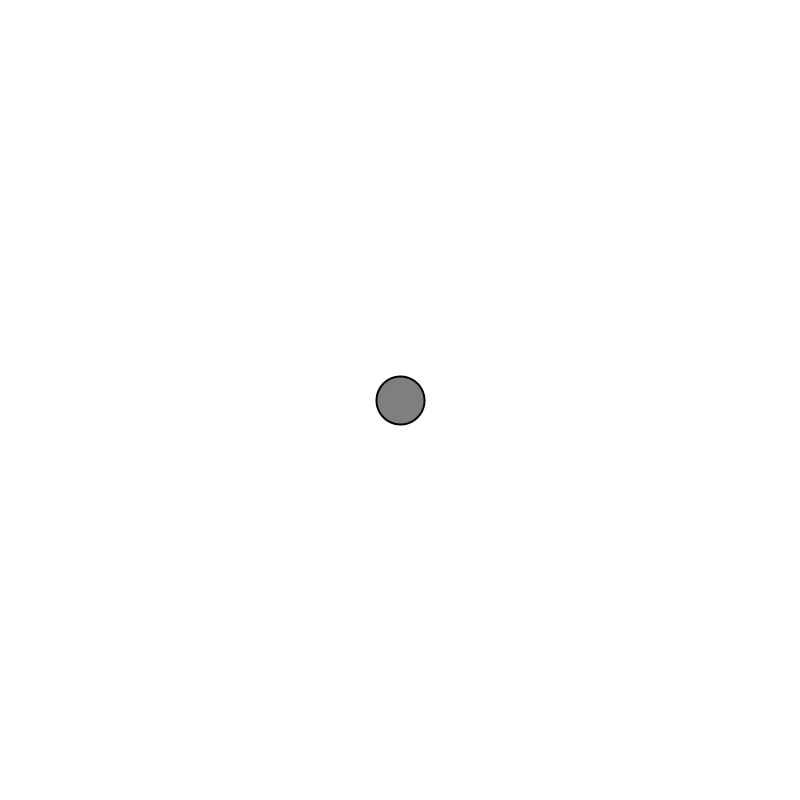
Frame 1 (no input)
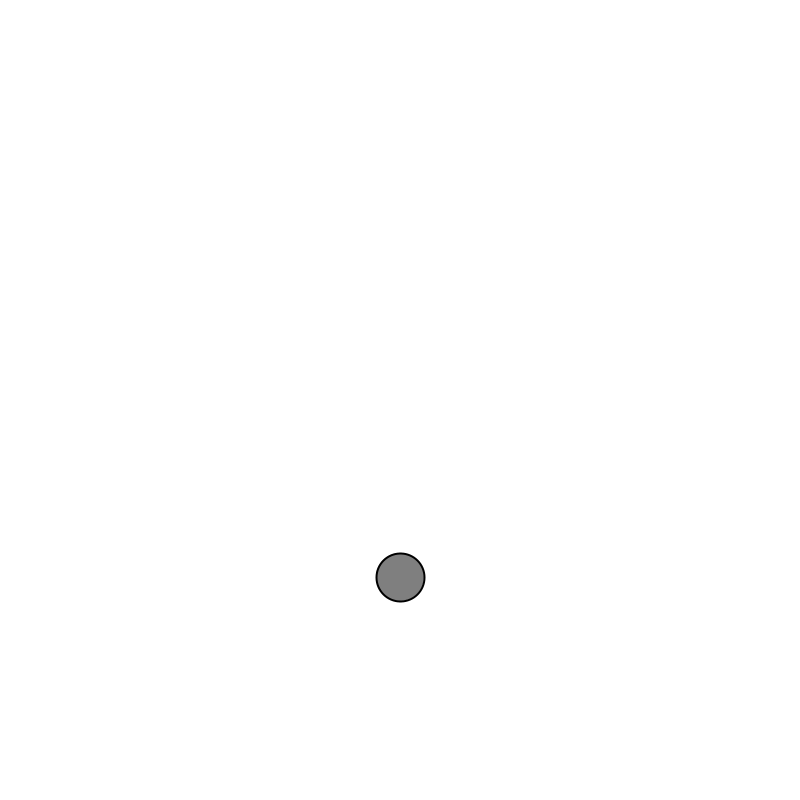
Frame 60 (the mouse pressed at the canvas centre just before this capture)
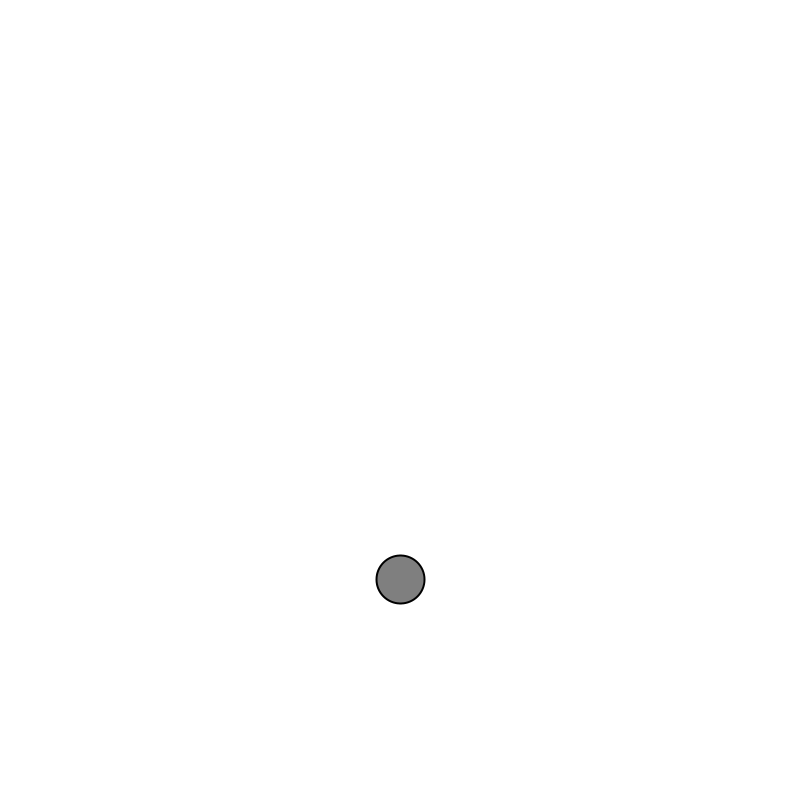
Frame 120 (the mouse held since frame 60 and released just before this capture)

The Processing sketch that drew these frames (run headless with seeded random() and noise(); from frame 60 on, the mouse is pressed at the canvas centre):

// Processing sketch: Newton_second_law
// ── Newton_second_law.pde
class Mover {

  PVector position;
  PVector velocity;
  PVector acceleration;
  float mass;

  Mover() {
    position = new PVector(width/2,height/2);
    velocity = new PVector(0,0);
    acceleration = new PVector(0,0);
    mass = 1;
  }
  
  void applyForce(PVector force) {
    PVector f = PVector.div(force,mass);
    acceleration.add(f);
  }
  
  void update() {
    velocity.add(acceleration);
    position.add(velocity);
    acceleration.mult(0);
  }

  void display() {
    stroke(0);
    strokeWeight(2);
    fill(127);
    ellipse(position.x,position.y,48,48);
  }

  void checkEdges() {

    if (position.x > width) {
      position.x = width;
      velocity.x *= -1;
    } else if (position.x < 0) {
      velocity.x *= -1;
      position.x = 0;
    }

    if (position.y > height) {
      velocity.y *= -1;
      position.y = height;
    }

  }

}
Mover mover;
PVector force;
void setup()
{
size(800,800);
background(255);
mover = new Mover();
force = new PVector(0,0.1);
}
void draw()
{
 background(255);
 mover.applyForce(force);
mover.display();
mover.update();
mover.checkEdges();
}
